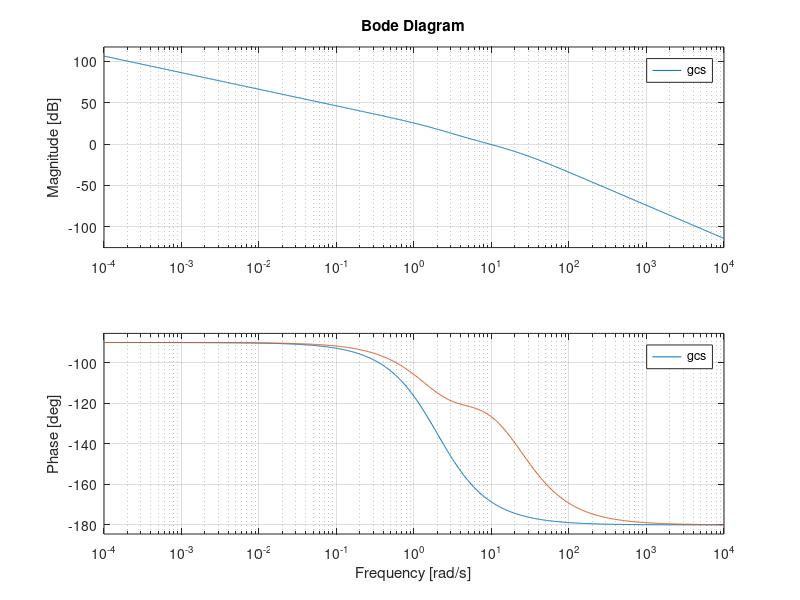

Recreate this plot in MATLAB.
clc
clear all

phase_margin_required = 50
K = 40
tol = 10
gain_margin = 10

n = [K]
d = [1 2 0]

g_u = tf(n, d)
omega = logspace(-4, 4, 1000);
[mag, phase] = bode(g_u, omega)
mag = 20*log10(mag)

[gm, pm, pcf, gcf] = margin(g_u)

extra_phase_lead = phase_margin_required - pm + tol
alpha = (1 - sind(extra_phase_lead))/(1 + sind(extra_phase_lead))

mag_alpha = -20 * log10(1/sqrt(alpha))

r = 1
while mag_alpha <= mag(r)
    r = r + 1
end

freq_at_alpha = omega(r)
T = 1/(sqrt(alpha) * freq_at_alpha)

nc = [T 1]
dc = [alpha*T 1]

ncs = conv(n, nc)
dcs = conv(d, dc)

gcs = tf(ncs, dcs)
bode(g_u, omega)
hold
bode(gcs, omega)